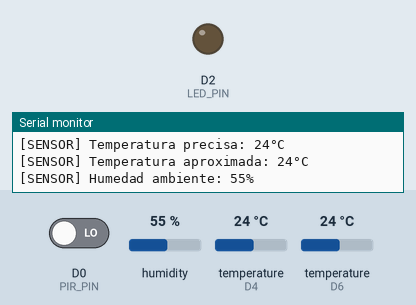
Simulated run of this sketch. Board: ESP8266 (NodeMCU). On the bench: output pins drawn as LEDs (lit = HIGH), the last lines printed to the serial monitor. Inputs (shaded band) come from the test bench; at power-on: D0 (PIR_PIN) LOW, humidity 55 %, temperature (sensors on D4, D6) 24 °C. WiFi joins after 1.5 s; servers stay silent unless stated; network time is answered at once with the bench clock; the local clock reads 2024-03-15 10:24:30 at power-on unless the sketch sets it; no MQTT or app messages arrive unless stated; not simulated (calls return 0 or success): Env.h; names the files do not define were given values by the test bench: MQTT_PORT = 1883.

Above: at 5.3 s.
5.4 s: D0 (PIR_PIN) driven HIGH
At 6.6 s:
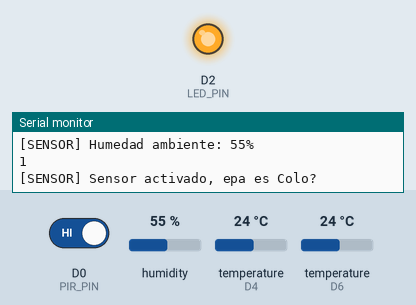
13.4 s: D0 (PIR_PIN) driven LOW
At 15.2 s:
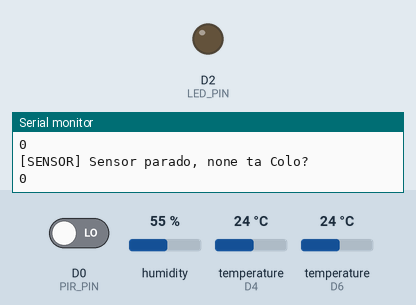
Timing chart, 0 to 16.4 s (numbered marks = the images above; inputs shaded):
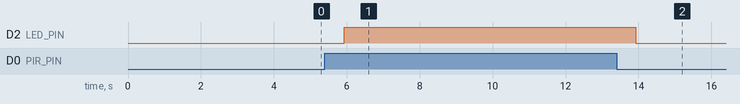

The sketch:

temperature-humidity-mqtt.ino
```cpp
#include <Arduino.h>
#include <ArduinoJson.h>
#include <OneWire.h>
#include <DHT.h>
#include <DallasTemperature.h>
#include <PubSubClient.h>
#include <Adafruit_Sensor.h>
#include "Env.h"  // Comillas para directorio local
#include <ESP8266WiFi.h>
#include <WiFiUdp.h>
#include <NTPClient.h>

// NTP
const long utcOffsetArgentinaInSeconds = -10800;
String daysOfTheWeek[7] = { "Domingo", "Lunes", "Martes", "Miércoles", "Jueves", "Viernes", "Sábado" };
String months[12] = { "Enero", "Febrero", "Marzo", "Abril", "Mayi", "Junio", "Julio", "Agosti", "Septiembre", "Octubre", "Noviembre", "Diciembre" };

unsigned long previousMinute = 0;

// 1. MQTT PubSub

// If server is down, work in "offline mode"
bool noMqttMode = false;

// Wi-Fi config
WiFiClient espClient;
PubSubClient mqttClient(espClient);

// 2. Define NTP Client to get time
WiFiUDP espClientUDP;
NTPClient timeClient(espClientUDP, "pool.ntp.org", utcOffsetArgentinaInSeconds);

// 3. SENSORS
// Digital pin connected to the DS18B20 temperature sensor
const int oneWireBus = D4;  // D4

// Setup a oneWire instance to communicate with any DS18B20
OneWire oneWire(oneWireBus);
// Pass our oneWire reference to DS18B20
DallasTemperature ds18b20(&oneWire);

// Setup DHT-11
// Digital pin connected to the DHT temprerature/humidity sensor
const int dhtPin = D6;
const uint8_t dhtType = DHT11;
DHT dht(dhtPin, dhtType);

// Analog sensor pin connected to Soil moisture sensor
// const int moistureSensorPin = A0;
int dryValue = 570;
int wetValue = 0;
int friendlyDryValue = 0;
int friendlyWetValue = 100;

// PIR Sensor
const int PIR_PIN = D0;
int pirState = LOW;  // de inicio no hay movimiento
int pirValue = 0;    // estado del pin

// LED
const int LED_PIN = D2;
bool isLedOn = false;

// 5. SERIAL CONSOLE
const int serialBaud = 115200;

// 6. Prepare JSON data
JsonDocument docTemperaturePrecise;
JsonDocument docMoisture;
JsonDocument docTemperature;
JsonDocument docHumidity;
JsonDocument docMqttCallback;

void printValue(const char* textStart, int value, const char* textEnd) {
  Serial.print(textStart);
  Serial.print(value);
  Serial.println(textEnd);
}

void connectWifi() {
  Serial.print("[INFO] Conectando a red Wi-Fi...");
  WiFi.begin(WIFI_SSID, WIFI_PASSWORD);
  while (WiFi.status() != WL_CONNECTED) {
    Serial.print(".");
    delay(2000);
  }
  Serial.print("\n");
  Serial.println("[INFO] Conectado a la red Wi-Fi!");
  Serial.print("[INFO] Dirección IP: ");
  Serial.println(WiFi.localIP());
}

void toggleExternalLed(bool state) {
  digitalWrite(LED_PIN, state ? HIGH : LOW);
}

void blinkExternalLedTimes(int repeats, int time = 1000) {
  for (unsigned int i = 0; i < repeats; i++) {
    digitalWrite(LED_PIN, HIGH);
    delay(time);
    digitalWrite(LED_PIN, LOW);
    delay(time);
  }
}

void subscribeToMqttTopics() {
  Serial.println("[INFO] Suscribiendo a los topics...");
  boolean preciseTempSub = mqttClient.subscribe(MQTT_TOPIC_HOUSE_TEMP_DS18B20);
  boolean aproxTempSub = mqttClient.subscribe(MQTT_TOPIC_HOUSE_TEMP_DHT11);
  boolean AmbientHumiditySub = mqttClient.subscribe(MQTT_TOPIC_HOUSE_HUMIDITY);
  // boolean soilMoistureSub = mqttClient.subscribe(MQTT_TOPIC_HOUSE_SOIL_MOISTURE);

  if (preciseTempSub && aproxTempSub && AmbientHumiditySub) {
    Serial.println("[INFO] Suscripción a topics exitosa...");
  } else {
    Serial.println("[ERROR] Falló la suscripción...");
  }
}

void mqttCallback(char* topic, byte* payload, unsigned int length) {
  Serial.print("[MQTT] Nuevo mensaje en el topic ");
  Serial.print(topic);
  Serial.println(":");

  String content = "";
  for (unsigned int i = 0; i < length; i++) {
    content.concat((char)payload[i]);
  }
  Serial.print(content);
  Serial.println();

  // Deserialize the JSON document
  DeserializationError error = deserializeJson(docMqttCallback, content);

  // Test if parsing succeeds.
  if (error) {
    Serial.print(F("deserializeJson() failed: "));
    Serial.println(error.f_str());
    return;
  }

  const char* mqttCallbackType = docMqttCallback["type"].as<const char*>();
  const bool mqttCallbackState = docMqttCallback["state"].as<const bool>();

  // Check if mqttCallbackType is not NULL
  if (mqttCallbackType != NULL) {

    Serial.println("[DEBUG] Inspecting docMqttCallback:");
    serializeJsonPretty(docMqttCallback, Serial);

    // Execute instruction:
    if (strcmp(mqttCallbackType, "SWITCH") == 0) {
      Serial.printf("[INFO] %s\n", mqttCallbackType);
      toggleExternalLed(mqttCallbackState);
    } else {
      Serial.println("[WARN] Comando desconocido.");
    }
  }
}

void connectMqtt() {
  Serial.print("[INFO] Conectando al broker MQTT...");

  // Server
  mqttClient.setServer(MQTT_BROKER, MQTT_PORT);

  // Process messages from server
  mqttClient.setCallback(mqttCallback);

  String client_id = "node-mcu-client-" + String(WiFi.macAddress());

  int connectRetryCount = 0;

  if (noMqttMode == false) {
    while (!mqttClient.connected()) {
      Serial.print(".");

      if (connectRetryCount == 5) {
        noMqttMode = true;
        break;
      }

      if (mqttClient.connect(client_id.c_str(), MQTT_USERNAME, MQTT_PASSWORD)) {
        Serial.print("\n");
        Serial.printf("[INFO] Conectado al broker MQTT %s!\n", client_id.c_str());
      } else {
        Serial.print("[ERROR] Falló la conexión, state: ");
        Serial.println(mqttClient.state());
        connectRetryCount++;
      }
      delay(2000);
    }
  }
}

// DHT-11
void readTemperature() {

  // Read aproximate temperature (DHT-11 is not very precise)
  float temperature = dht.readTemperature();

  if (noMqttMode == false) {
    // Set JSON document
    docTemperature["sensor"] = "DHT-11 Temperatura";
    docTemperature["value"] = temperature;

    // Serialize JSON, save in outTempJSON variable
    char outTempJSON[128];
    serializeJson(docTemperature, outTempJSON);

    // Send JSON to MQTT server
    mqttClient.publish(MQTT_TOPIC_HOUSE_TEMP_DHT11, outTempJSON);
  }

  printValue("[SENSOR] Temperatura aproximada: ", temperature, "°C");
}

// DHT-11
void readHumidity() {

  // Read ambient humidity
  float humidity = dht.readHumidity();

  if (noMqttMode == false) {

    // Set JSON document
    docHumidity["sensor"] = "DHT-11 Humedad ambiente";
    docHumidity["value"] = humidity;

    // Serialize JSON, save in outHumJSON variable
    char outHumJSON[128];
    serializeJson(docHumidity, outHumJSON);

    // Send JSON to MQTT server
    mqttClient.publish(MQTT_TOPIC_HOUSE_HUMIDITY, outHumJSON);
  }

  // Print sensor reading to seial console
  printValue("[SENSOR] Humedad ambiente: ", humidity, "%");

  if (humidity < 30) {
    blinkExternalLedTimes(5);
  }
}

// DS18B20
void readTemperaturePrecise() {

  // Read temperature
  ds18b20.requestTemperatures();
  float temperatureC = ds18b20.getTempCByIndex(0);

  if (noMqttMode == false) {
    // Set JSON document
    docTemperaturePrecise["sensor"] = "DS18B20 Temperatura";
    docTemperaturePrecise["value"] = temperatureC;

    // Serialize JSON, save in outTempJSON variable
    char outTempJSON[128];
    serializeJson(docTemperaturePrecise, outTempJSON);

    // Send JSON to MQTT server
    mqttClient.publish(MQTT_TOPIC_HOUSE_TEMP_DS18B20, outTempJSON);
  }

  // Print sensor reading to seial console
  printValue("[SENSOR] Temperatura precisa: ", temperatureC, "°C");
}

void getTime() {
  timeClient.update();

  Serial.print(daysOfTheWeek[timeClient.getDay()]);
  Serial.print(", ");
  Serial.print(timeClient.getHours());
  Serial.print(":");
  Serial.print(timeClient.getMinutes());
  Serial.print(":");
  Serial.println(timeClient.getSeconds());
  //Serial.println(timeClient.getFormattedTime());
}


void detectMovement() {

  pirValue = digitalRead(PIR_PIN);
  Serial.println(pirValue);

  if (pirValue == HIGH) {
    if (pirState == LOW) {
      Serial.println("[SENSOR] Sensor activado, epa es Colo?");
      toggleExternalLed(true);
      pirState = HIGH;
    }
  } else {
    if (pirState == HIGH) {
      Serial.println("[SENSOR] Sensor parado, none ta Colo?");
      toggleExternalLed(false);
      pirState = LOW;
    }
  }
}

void turnOnBuiltInLed() {
  pinMode(LED_BUILTIN, OUTPUT);
  digitalWrite(LED_BUILTIN, LOW);
  delay(500);
  digitalWrite(LED_BUILTIN, HIGH);
}

// Runs once
void setup() {

  // Serial Monitor
  Serial.begin(serialBaud);

  // ⌜⌝⌞⌟⌈⌉⎣⎦⌊⌋⎡⎤⎢⎥
  Serial.println();
  Serial.println("⎼⎻⎺⎻⎼⎽⎼⎻⎺⎻⎼⎽⎼⎻⎺⎻⎼⎽⎼⎻⎺🐟⎼⎽⎼⎻⎺⎻⎼⎽⎼⎻⎺⎻⎼⎽⎼");
  Serial.println("⎻⎺⎻⎼⎽⎼⎻⎺⎻🐟⎽⎼⎻⎺⎻⎼⎽⎼⎻⎺⎻⎼⎽⎼⎻⎺⎻⎼⎽⎼⎻⎺⎻⎼⎽⎼⎻");
  Serial.println("⎺⎻⎼⎽⎼⎻⎺⎻⎼⎽⎼⎻⎺⎻⎼⎽⎼⎻⎺⎻⎼⎽⎼⎻⎺⎻⎼🐟⎼⎻⎺⎻⎼⎽⎼⎻⎺");
  Serial.println("[INFO] ¡BIENVENIDOS A COLORINCHE IOT!");
  Serial.println("\n[INFO] Iniciando dispositivo...");

  // NTP Client
  timeClient.begin();

  // Wi-Fi
  connectWifi();

  // MQTT
  if (noMqttMode == false) {
    connectMqtt();
    subscribeToMqttTopics();
  }

  // DS18B20 sensor
  ds18b20.begin();

  // DHT-11 sensor
  dht.begin();

  // PIR sensor
  pinMode(PIR_PIN, INPUT);  // Set PIR pin as input

  // LEDs
  pinMode(LED_PIN, OUTPUT);
}


// Run
void loop() {

  // Update time
  timeClient.update();

  // Listen for messages
  mqttClient.loop();

  // Detect movement continuously
  detectMovement();

  // Check if a minute has passed
  unsigned long currentMinute = timeClient.getMinutes();
  if (currentMinute != previousMinute) {
    previousMinute = currentMinute;

    // Blink NodeMCU internal LED once, just because
    // turnOnBuiltInLed();

    // Print date and time
    Serial.print("[INFO] Nueva lectura a las ");
    Serial.print(timeClient.getFormattedTime());
    Serial.print(" horas.\n");
    Serial.println("[INFO] Leyendo datos de sensores... ");

    // Read sensor data
    readTemperaturePrecise();
    readTemperature();
    readHumidity();

    // Moiste sensore is broken -_-
    // readMoisture();
  }

  delay(1000);
}
```

Measured:
- after the input at 5.4 s, D2 (LED_PIN): LOW → HIGH after 0.53 s
- after the input at 13.4 s, D2 (LED_PIN): HIGH → LOW after 0.53 s
